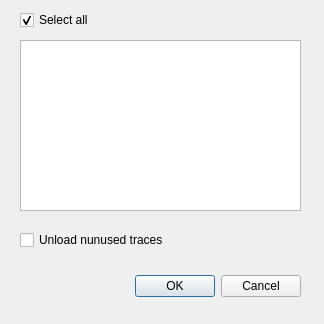
<?xml version="1.0" encoding="UTF-8"?>
<ui version="4.0">
 <class>Dialog</class>
 <widget class="QDialog" name="Dialog">
  <property name="geometry">
   <rect>
    <x>0</x>
    <y>0</y>
    <width>324</width>
    <height>324</height>
   </rect>
  </property>
  <property name="windowTitle">
   <string>Trace filter</string>
  </property>
  <widget class="QDialogButtonBox" name="buttonBox">
   <property name="geometry">
    <rect>
     <x>-40</x>
     <y>270</y>
     <width>341</width>
     <height>32</height>
    </rect>
   </property>
   <property name="orientation">
    <enum>Qt::Horizontal</enum>
   </property>
   <property name="standardButtons">
    <set>QDialogButtonBox::Cancel|QDialogButtonBox::Ok</set>
   </property>
  </widget>
  <widget class="QTableWidget" name="tableWidget">
   <property name="geometry">
    <rect>
     <x>20</x>
     <y>40</y>
     <width>281</width>
     <height>171</height>
    </rect>
   </property>
  </widget>
  <widget class="QCheckBox" name="checkBoxUnload">
   <property name="geometry">
    <rect>
     <x>20</x>
     <y>230</y>
     <width>161</width>
     <height>20</height>
    </rect>
   </property>
   <property name="text">
    <string>Unload nunused traces</string>
   </property>
  </widget>
  <widget class="QCheckBox" name="checkBoxSelAll">
   <property name="geometry">
    <rect>
     <x>20</x>
     <y>10</y>
     <width>81</width>
     <height>20</height>
    </rect>
   </property>
   <property name="text">
    <string>Select all</string>
   </property>
   <property name="checked">
    <bool>true</bool>
   </property>
  </widget>
 </widget>
 <resources/>
 <connections>
  <connection>
   <sender>buttonBox</sender>
   <signal>accepted()</signal>
   <receiver>Dialog</receiver>
   <slot>accept()</slot>
   <hints>
    <hint type="sourcelabel">
     <x>248</x>
     <y>254</y>
    </hint>
    <hint type="destinationlabel">
     <x>157</x>
     <y>274</y>
    </hint>
   </hints>
  </connection>
  <connection>
   <sender>buttonBox</sender>
   <signal>rejected()</signal>
   <receiver>Dialog</receiver>
   <slot>reject()</slot>
   <hints>
    <hint type="sourcelabel">
     <x>316</x>
     <y>260</y>
    </hint>
    <hint type="destinationlabel">
     <x>286</x>
     <y>274</y>
    </hint>
   </hints>
  </connection>
 </connections>
</ui>
